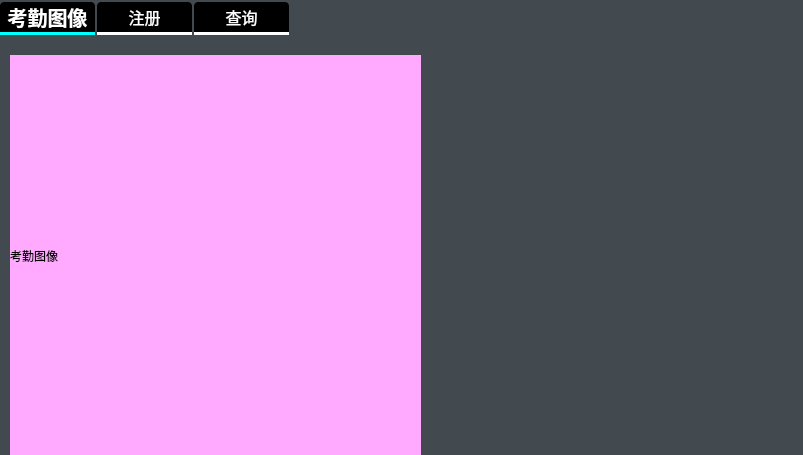
<?xml version="1.0" encoding="UTF-8"?>
<ui version="4.0">
 <class>Widget</class>
 <widget class="QWidget" name="Widget">
  <property name="geometry">
   <rect>
    <x>0</x>
    <y>0</y>
    <width>803</width>
    <height>455</height>
   </rect>
  </property>
  <property name="windowTitle">
   <string>Widget</string>
  </property>
  <property name="styleSheet">
   <string notr="true">QWidget#Widget {
    background-color: #424a50;
}

QTabWidget::pane {
    top: 10px;
    border: none;
}

QTabBar::tab {
    color: rgb(255, 255, 255);
    background-color: rgb(0, 0, 0);
    font-family: &quot;微软雅黑&quot;;
    font-size: 16px;

    border-bottom: 3px solid rgb(255, 255, 255);
    border-top-left-radius: 4px;
    border-top-right-radius: 4px;

    padding-left: 5px;
    padding-right: 5px;
    min-width: 85px;
    min-height: 30px;
    margin-right: 2px;
    /* 控制选项卡之间的距离 */
}

/* 当前被选中的选项卡样式 */
QTabBar::tab:selected {
    border-bottom: 3px solid rgb(0, 255, 255);
    color: rgb(255, 255, 255);
    font-size: 20px;
    font-weight: bold;
}</string>
  </property>
  <layout class="QHBoxLayout" name="horizontalLayout">
   <property name="leftMargin">
    <number>0</number>
   </property>
   <property name="topMargin">
    <number>2</number>
   </property>
   <property name="rightMargin">
    <number>0</number>
   </property>
   <property name="bottomMargin">
    <number>0</number>
   </property>
   <item>
    <widget class="QTabWidget" name="tabWidget">
     <property name="styleSheet">
      <string notr="true"/>
     </property>
     <property name="currentIndex">
      <number>0</number>
     </property>
     <widget class="QWidget" name="showWidget">
      <attribute name="title">
       <string>考勤图像</string>
      </attribute>
      <widget class="QLabel" name="picLb">
       <property name="geometry">
        <rect>
         <x>10</x>
         <y>10</y>
         <width>411</width>
         <height>401</height>
        </rect>
       </property>
       <property name="styleSheet">
        <string notr="true">background-color: rgb(255, 170, 255);</string>
       </property>
       <property name="text">
        <string>考勤图像</string>
       </property>
      </widget>
     </widget>
     <widget class="RegisterWin" name="registerWidget">
      <attribute name="title">
       <string>注册</string>
      </attribute>
     </widget>
     <widget class="SelectWin" name="selectWidget">
      <attribute name="title">
       <string>查询</string>
      </attribute>
     </widget>
    </widget>
   </item>
  </layout>
 </widget>
 <customwidgets>
  <customwidget>
   <class>RegisterWin</class>
   <extends>QWidget</extends>
   <header location="global">registerwin.h</header>
   <container>1</container>
  </customwidget>
  <customwidget>
   <class>SelectWin</class>
   <extends>QWidget</extends>
   <header location="global">selectwin.h</header>
   <container>1</container>
  </customwidget>
 </customwidgets>
 <resources/>
 <connections/>
</ui>
